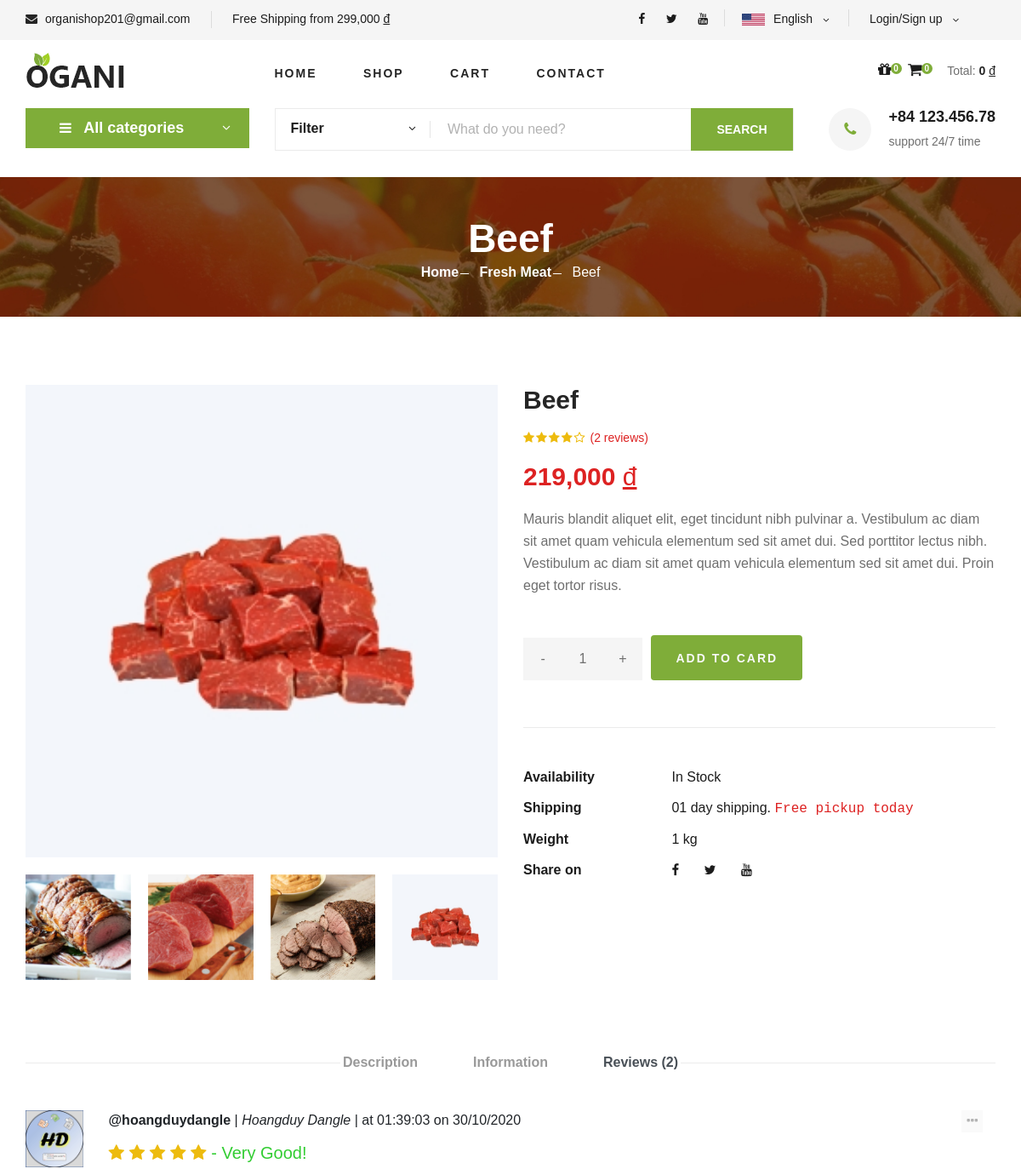
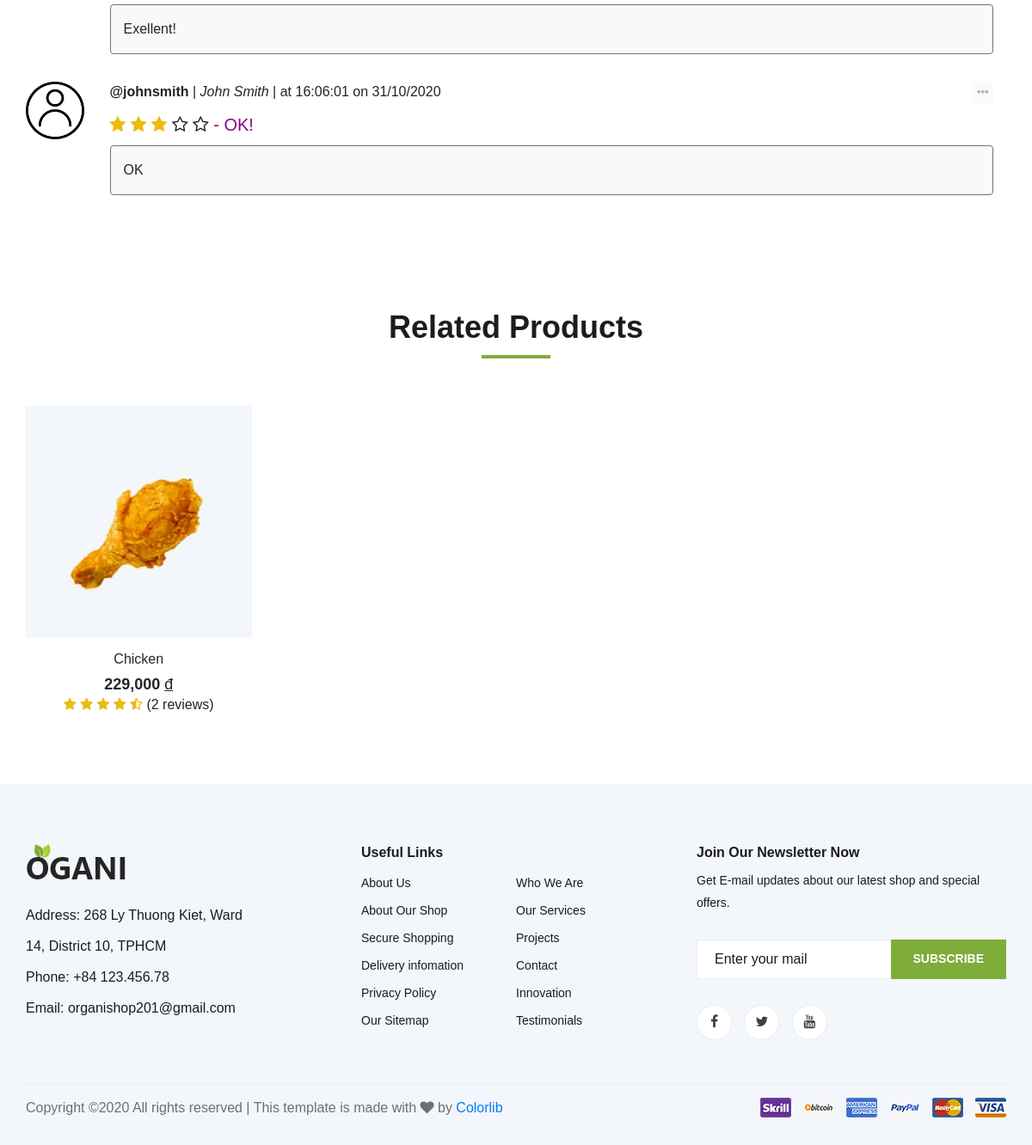
The page /shop/detail/beef on the database its author committed (2 pictures, top to bottom).
### tables this page shows
CREATE TABLE `item` (
  `id_item` varchar(100) NOT NULL,
  `name_item` varchar(100) NOT NULL,
  `avatar_item` varchar(500) NOT NULL,
  `detail_item_1` varchar(500) DEFAULT NULL,
  `detail_item_2` varchar(500) DEFAULT NULL,
  `detail_item_3` varchar(500) DEFAULT NULL,
  `description_item` varchar(500) DEFAULT NULL,
  `price_item` float NOT NULL DEFAULT 0,
  `unit_item` varchar(10) DEFAULT 'kg',
  `availability_item` tinyint(1) NOT NULL DEFAULT 1,
  `weight_item` float NOT NULL DEFAULT 0,
  `sale_off_item` float NOT NULL DEFAULT 0,
  `featured` tinyint(1) NOT NULL DEFAULT 0,
  `num_purchased` int(11) NOT NULL DEFAULT 0,
  `date_created_item` datetime DEFAULT NULL,
  `latest_date_updated_item` datetime DEFAULT NULL,
  `category_item` varchar(100) DEFAULT NULL
);

CREATE TABLE `category` (
  `id_category` varchar(100) NOT NULL,
  `name_category` varchar(100) NOT NULL DEFAULT 'Default name',
  `date_created_category` datetime DEFAULT NULL,
  `latest_date_updated_category` datetime DEFAULT NULL
);

CREATE TABLE `rating_user_item` (
  `username_user_rating` varchar(100) NOT NULL,
  `id_item_rating` varchar(100) NOT NULL,
  `rating` int(11) NOT NULL,
  `review` varchar(500) DEFAULT NULL,
  `date_rating` datetime NOT NULL
);

CREATE TABLE `user` (
  `username_user` varchar(100) NOT NULL,
  `password_user` varchar(500) NOT NULL,
  `fname_user` varchar(100) NOT NULL,
  `lname_user` varchar(100) NOT NULL,
  `bday_user` date DEFAULT NULL,
  `avatar_user` varchar(500) DEFAULT NULL,
  `address_user` varchar(500) DEFAULT NULL,
  `phone_user` varchar(100) NOT NULL,
  `email_user` varchar(500) DEFAULT NULL,
  `role_user` int(11) DEFAULT NULL
);

CREATE TABLE `top_item` (
  `id_item_top` varchar(100) NOT NULL,
  `average_rating` float NOT NULL,
  `num_review` int(11) NOT NULL
);

### mvc/views/pages/detail_item.php (the view, shortened to what the rows shown need)
<section class="breadcrumb-section set-bg" data-setbg="/tmdt_201/public/master1/images/breadcrumb.jpg">
    <div class="container">
        <div class="row">
            <div class="col-lg-12 text-center">
                <div class="breadcrumb__text">
                    <?php $item_object = json_decode($data["item"]); ?>
                    <h2><?php echo $item_object->name_item; ?></h2>
                    <div class="breadcrumb__option">
                        <a href="http://localhost/tmdt_201/home">Home</a>
                        <a href="http://localhost/tmdt_201/shop/category/<?php echo $item_object->category_item; ?>"><?php echo $item_object->name_category; ?></a>
                        <span><?php echo $item_object->name_item; ?></span>
                    </div>
                </div>
            </div>
        </div>
    </div>
</section>
<section class="product-details spad">
    <div class="container">
        <div class="row">
            <div class="col-lg-6 col-md-6">
                <div class="product__details__pic">
                    <div class="product__details__pic__item">
                        <img class="product__details__pic__item--large"
                            src="/tmdt_201/<?php echo $item_object->avatar_item; ?>" alt="<?php echo $item_object->id_item; ?>">
                    </div>
                    <div class="product__details__pic__slider owl-carousel">
                        <img data-imgbigurl="/tmdt_201/<?php echo $item_object->detail_item_1; ?>"
                            src="/tmdt_201/<?php echo $item_object->detail_item_1; ?>" alt="<?php echo $item_object->id_item; ?>">
                        <img data-imgbigurl="/tmdt_201/<?php echo $item_object->detail_item_2; ?>"
                            src="/tmdt_201/<?php echo $item_object->detail_item_2; ?>" alt="detail-1-<?php echo $item_object->id_item; ?>">
                        <img data-imgbigurl="/tmdt_201/<?php echo $item_object->detail_item_3; ?>"
                            src="/tmdt_201/<?php echo $item_object->detail_item_3; ?>" alt="detail-2-<?php echo $item_object->id_item; ?>">
                        <img data-imgbigurl="/tmdt_201/<?php echo $item_object->avatar_item; ?>"
                            src="/tmdt_201/<?php echo $item_object->avatar_item; ?>" alt="detail-3-<?php echo $item_object->id_item; ?>">
                    </div>
                </div>
            </div>
            <div class="col-lg-6 col-md-6">
                <div class="product__details__text">
                    <h3><?php echo $item_object->name_item; ?></h3>
                    <?php $review_list = json_decode($data['review_list']);
                    $size_list = count($review_list);
                    $average_rating = json_decode($data['average_rating']);
                    ?>
                    <div class="product__details__rating">
                        <i class="fa <?php echo (($average_rating > 0 && $average_rating < 0.3) || $average_rating == 0)?'fa-star-o':(($average_rating >= 0.3 && $average_rating < 0.7)?'fa-star-half-o':'fa-star');?>"></i>
                        <i class="fa <?php echo (($average_rating > 1 && $average_rating < 1.3) || $average_rating <= 1)?'fa-star-o':(($average_rating >= 1.3 && $average_rating < 1.7)?'fa-star-half-o':'fa-star');?>"></i>
                        <i class="fa <?php echo (($average_rating > 2 && $average_rating < 2.3) || $average_rating <= 2)?'fa-star-o':(($average_rating >= 2.3 && $average_rating < 2.7)?'fa-star-half-o':'fa-star');?>"></i>
                        <i class="fa <?php echo (($average_rating > 3 && $average_rating < 3.3) || $average_rating <= 3)?'fa-star-o':(($average_rating >= 3.3 && $average_rating < 3.7)?'fa-star-half-o':'fa-star');?>"></i>
                        <i class="fa <?php echo (($average_rating > 4 && $average_rating < 4.3) || $average_rating <= 4)?'fa-star-o':(($average_rating >= 4.3 && $average_rating < 4.7)?'fa-star-half-o':'fa-star');?>"></i>
                        <span>(<?php echo $size_list; ?> reviews)</span>
                    </div>
                    <div class="product__details__price"><?php echo number_format($item_object->price_item, 0);?> <u style="font-weight: 400;">đ</u></div>
                    <p>Mauris blandit aliquet elit, eget tincidunt nibh pulvinar a. Vestibulum ac diam sit amet quam
                        vehicula elementum sed sit amet dui. Sed porttitor lectus nibh. Vestibulum ac diam sit amet
                        quam vehicula elementum sed sit amet dui. Proin eget tortor risus.</p>
                    <div class="product__details__quantity">
                        <div class="quantity">
                        </div>
                    </div>
                    <button type="button" class="btn primary-btn text-light" id="add-to-card-btn"
                            onclick="SetCart('<?php echo $item_object->id_item; ?>')"
                            data-toggle="modal" data-target="#info-modal">
                        ADD TO CARD
                    </button>
                    <ul>
                        <li><b>Availability</b>
                        </li>
                        <li><b>Shipping</b> <span>01 day shipping. <samp>Free pickup today</samp></span></li>
                        <li><b>Weight</b> <span><?php echo $item_object->weight_item; ?> <?php echo $item_object->unit_item; ?></span></li>
                        <li><b>Share on</b>
                        </li>
                    </ul>
                </div>
            </div>
            <div class="col-lg-12">
                <div class="product__details__tab">
                    <div class="tab-content">
                        <div class="tab-pane active" id="tabs-3" role="tabpanel">
                            <div class="product__details__tab__desc">
                                <?php
                                for($row = 0; $row < $size_list; $row++){
                                    $id_review = $review_list[$row]->username_user_rating." ".
                                    $review_list[$row]->id_item_rating." ".
                                    $review_list[$row]->date_rating;
                                    $id_review = str_replace(' ', '-', $id_review);
                                    $level_rating = "level-rating-".$id_review;
                                    $comment = "comment-".$id_review;
                                    $rating = $review_list[$row]->rating;
                                    $level_rating_content = '';
                                    $level_rating_color = '';
                                    switch($rating){
                                        case 3:
                                            $level_rating_content = " - OK!";
                                            $level_rating_color = "darkmagenta";
                                            break;
                                        case 5:
                                            $level_rating_content = " - Very Good!";
                                            $level_rating_color = "limegreen";
                                            break;
                                }
                                ?>
                                <div class="row mb-4">
                                    <div class="col-3 col-md-2 col-lg-1">
                                        <img src="/tmdt_201/<?php echo $review_list[$row]->avatar_user;?>"
                                            alt="<?php echo $review_list[$row]->username_user_rating;?>">
                                    </div>
                                    <div class="col-9 col-md-10 col-lg-11">
                                        <div class="container pl-0 mb-2">
                                            <div class="row">
                                                <div class="col-10">
                                                    <?php echo "<b>@".$review_list[$row]->username_user_rating."</b> | <i>".
                                                    $review_list[$row]->fname_user." ".$review_list[$row]->lname_user."</i> | ".
                                                    date_format(date_create($review_list[$row]->date_rating), '\a\t H:i:s \o\n d/m/Y');
                                                    ?>
                                                </div>
                                                <div class="col-2" style="text-align: right;">
                                                    <?php
                                                    $disabled = '';
                                                    if(!isset($_SESSION['username']) ||
                                                        (isset($_SESSION['username'])
                                                        && $_SESSION['username'] != $review_list[$row]->username_user_rating)){
                                                            $disabled = 'disabled';
                                                        }
                                                    ?>
                                                    <button class="border-0 review-option" data-toggle="dropdown" <?php echo $disabled;?>>
                                                        <i class="fa fa-ellipsis-h"></i>
                                                    </button>
                                                </div>
                                            </div>
                                        </div>
                                        <div class="container pl-0 mb-2">
                                            <div class="row">
                                                <div class="col-lg-12">
                                                    <div class="star-rating-disabled mb-2">
                                                        <span class="fa <?php echo $rating > 0?'fa-star':'fa-star-o';?>" data-rating="1"></span>
                                                        <span class="fa <?php echo $rating > 1?'fa-star':'fa-star-o';?>" data-rating="2"></span>
                                                        <span class="fa <?php echo $rating > 2?'fa-star':'fa-star-o';?>" data-rating="3"></span>
                                                        <span class="fa <?php echo $rating > 3?'fa-star':'fa-star-o';?>" data-rating="4"></span>
                                                        <span class="fa <?php echo $rating > 4?'fa-star':'fa-star-o';?>" data-rating="5"></span>
                                                        <span class="level-rating-disabled" id="<?php echo $level_rating;?>" style="color: <?php echo $level_rating_color;?>;">
                                                            <?php echo $level_rating_content;?>
                                                        </span>
                                                    </div>
                                                    <div class="container py-3 bg-light border border-secondary rounded" id="<?php echo $comment;?>">
                                                    <?php echo $review_list[$row]->review == ''?'<i>No comment.</i>':$review_list[$row]->review;?>
                                                    </div>
                                                </div>
                                            </div>
                                        </div>
                                    </div>
                                </div>
                                <?php }
                                ?>
                            </div>
                        </div>
                    </div>
                </div>
            </div>
        </div>
    </div>
</section>
<section class="related-product">
    <div class="container">
        <div class="row">
            <div class="col-lg-12">
                <div class="section-title related__product__title">
                    <h2>Related Products</h2>
                </div>
            </div>
        </div>
        <div class="row">
            <?php $related_item_list = json_decode($data['related_item_list']);
            $size_list = count($related_item_list);
            if($size_list == 0){
            ?>
            <h4 class="font-italic mx-auto">There is no any related products.</h4>
            <?php }
            else{
                for($row = 0; $row < $size_list; $row++){
            ?>
            <div class="col-lg-3 col-md-4 col-sm-6">
                <div class="product__item">
                    <div class="product__item__pic set-bg" data-setbg="/tmdt_201/<?php echo $related_item_list[$row]->avatar_item; ?>">
                    </div>
                    <div class="product__item__text">
                        <h6>
                            <a href="http://localhost/tmdt_201/shop/detail/<?php echo $related_item_list[$row]->id_item;?>" class="language-option">
                                <?php echo $related_item_list[$row]->name_item;?>
                            </a>
                        </h6>
                        <h5><?php echo number_format($related_item_list[$row]->price_item, 0);?> <u style="font-weight: 400;">đ</u></h5>
                        <div>
                            <?php $average_rating = $related_item_list[$row]->average_rating;?>
                            <i style="color: #EDBB0E;" class="fa <?php echo (($average_rating > 0 && $average_rating < 0.3) || $average_rating == 0)?'fa-star-o':(($average_rating >= 0.3 && $average_rating < 0.7)?'fa-star-half-o':'fa-star');?>"></i>
                            <i style="color: #EDBB0E;" class="fa <?php echo (($average_rating > 1 && $average_rating < 1.3) || $average_rating <= 1)?'fa-star-o':(($average_rating >= 1.3 && $average_rating < 1.7)?'fa-star-half-o':'fa-star');?>"></i>
                            <i style="color: #EDBB0E;" class="fa <?php echo (($average_rating > 2 && $average_rating < 2.3) || $average_rating <= 2)?'fa-star-o':(($average_rating >= 2.3 && $average_rating < 2.7)?'fa-star-half-o':'fa-star');?>"></i>
                            <i style="color: #EDBB0E;" class="fa <?php echo (($average_rating > 3 && $average_rating < 3.3) || $average_rating <= 3)?'fa-star-o':(($average_rating >= 3.3 && $average_rating < 3.7)?'fa-star-half-o':'fa-star');?>"></i>
                            <i style="color: #EDBB0E;" class="fa <?php echo (($average_rating > 4 && $average_rating < 4.3) || $average_rating <= 4)?'fa-star-o':(($average_rating >= 4.3 && $average_rating < 4.7)?'fa-star-half-o':'fa-star');?>"></i>
                            <span>(<?php echo $related_item_list[$row]->num_review;?> reviews)</span>
                        </div>
                    </div>
                </div>
            </div>
            <?php }}?>
        </div>
    </div>
</section>

### rows shown on the page
item: name_item "Beef", category_item.name_category "Fresh Meat", avatar_item+id_item (picture), detail_item_1+id_item (picture), detail_item_2+id_item (picture), detail_item_3+id_item (picture), price_item "219,000", weight_item "1", unit_item "kg"
rating_user_item: username_user_rating.avatar_user (placeholder picture), username_user_rating "hoangduydangle", username_user_rating.fname_user "Hoangduy", username_user_rating.lname_user "Dangle", date_rating "at 01:39:03 on 30/10/2020", rating "- Very Good!", review "Exellent!"
rating_user_item: username_user_rating.avatar_user (placeholder picture), username_user_rating "johnsmith", username_user_rating.fname_user "John", username_user_rating.lname_user "Smith", date_rating "at 16:06:01 on 31/10/2020", rating "- OK!", review "OK"
top_item: id_item_top.name_item "Chicken", id_item_top.price_item "229,000", num_review "2"

### other values the page prints
json_decode($data['total']) "0"
$size_list "2"
